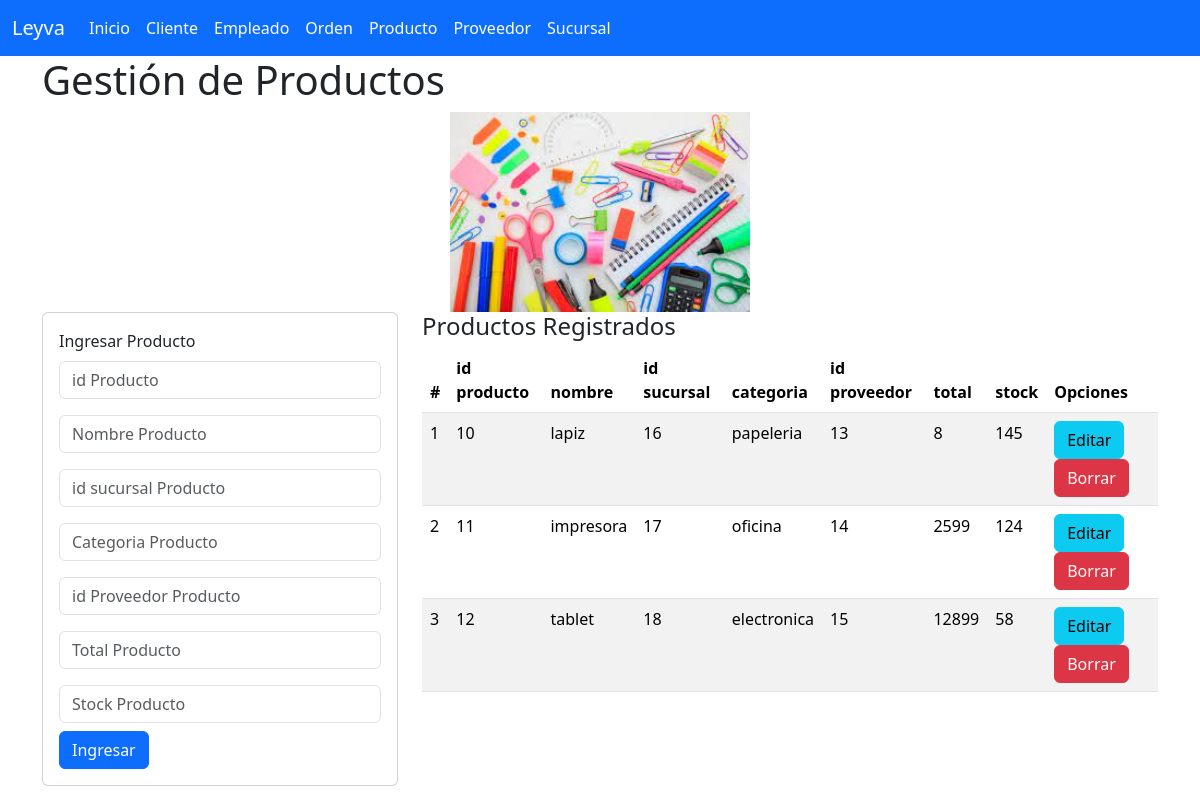
Page /gestionarProducto/ on the committed database.
### producto_app/models.py (models this page shows, shortened)
class Producto(models.Model):
    idproducto = models.CharField(primary_key=True, max_length=6)
    nombre = models.CharField(max_length=20)
    idsucursal = models.CharField(max_length=100)
    categoria = models.CharField(max_length=20)
    idproveedor = models.CharField(max_length=20)
    total = models.PositiveSmallIntegerField()
    stock = models.PositiveSmallIntegerField()

### producto_app/views.py (the view)
# urls.py: path("", views.inicio_vista, name="inicio_vista"),
def inicio_vista (request):
    losproductos=Producto.objects.all()
    return render(request,"gestionarProducto.html",{"losproductos":losproductos})

### producto_app/templates/gestionarProducto.html
{% extends "base.html" %}
{% block cuerpo %}
    <h1>Gestión de Productos</h1>
    {% load static %}
<div class="d-flex flex-column justify-content-center align-items-center">
    <img class="w-50" src="{% static 'img/producto.jpg' %}" alt="Office Depot" style="max-width: 300px;">
</div>
    <div class="row">
        <div class="col-sm-12 col-md-4 col-lg-4 col-xl-4">
            <div class="card">
            <div class="card-body">
            Ingresar Producto
              <form action="/registrarProducto/" method ="POST"> {% csrf_token %}
              <div class="form-group py-2">
                <input type="text" id="txtidproducto" name="txtidproducto"
                placeholder="id Producto" minlenght="1" maxlenght="6" required class="form-control">
              </div>
              <div class="form-group py-2">
                <input type="text" id="txtnombre" name="txtnombre"
                placeholder="Nombre Producto" minlenght="1" maxlenght="6" required class="form-control">
              </div>
              <div class="form-group py-2">
                <input type="text" id="txtidsucursal" name="txtidsucursal"
                placeholder="id sucursal Producto" minlenght="1" maxlenght="100" required class="form-control">
              </div>
              <div class="form-group py-2">
                <input type="text" id="txtcategoria" name="txtcategoria"
                placeholder="Categoria Producto" minlenght="1" maxlenght="6" required class="form-control">
              </div>
              <div class="form-group py-2">
                <input type="text" id="txtidproveedor" name="txtidproveedor"
                placeholder="id Proveedor Producto" minlenght="1" maxlenght="6" required class="form-control">
              </div>
              <div class="form-group py-2">
                <input type="number" id="numtotal" name="numtotal"
                placeholder="Total Producto" minlenght="1" maxlenght="6" required class="form-control">
              </div>
              <div class="form-group py-2">
                <input type="number" id="numstock" name="numstock"
                placeholder="Stock Producto" minlenght="1" maxlenght="6" required class="form-control">
              </div>
              <div class="form-group">
                <button type="submit" class="btn btn-primary">Ingresar</button>
              </div>
            </div>
          </div>
        </div>
    <div class="col-sm-12 col-md-8 col-xl-8">
      <h4>Productos Registrados</h4>
        <table class="table table-striped">
            <thead>
              <tr>
                <th scope="col">#</th>
                <th scope="col">id producto</th>
                <th scope="col">nombre</th>
                <th scope="col">id sucursal</th>
                <th scope="col">categoria</th>
                <th scope="col">id proveedor</th>
                <th scope="col">total</th>
                <th scope="col">stock</th>
                <th>Opciones</th>
              </tr>
            </thead>
            <tbody>
              {% for m in losproductos %}
            <tr>
              <td> {{forloop.counter}} </td>
              <td> {{m.idproducto}} </td>
              <td> {{m.nombre}} </td>
              <td> {{m.idsucursal}} </td>
              <td> {{m.categoria}} </td>
              <td> {{m.idproveedor}} </td>
              <td> {{m.total}} </td>
              <td> {{m.stock}} </td>
              <td>
                <a href="/seleccionarProducto/{{m.idproducto}}" class="btn btn-info">Editar</a>
                <a href="/borrarProducto/{{m.idproducto}}" class="btn btn-danger">Borrar</a>
              </td>
            </tr>
            {% empty %}
            <tr>
              <td colspan="9" class="text-center">No hay órdenes registradas.</td>
            </tr>
            {% endfor %}
            </tbody>
          </table>
    </div>
</div>
{% endblock %}

### templates/base.html (shortened to what this page needs)
{% load static %}
<!doctype html>
<html lang="es">
<head>
    <link href="https://cdn.jsdelivr.net/npm/bootstrap@5.3.3/dist/css/bootstrap.min.css" rel="stylesheet">
</head>
<body>
<nav class="navbar navbar-expand-lg bg-primary" data-bs-theme="dark">
    <div class="container-fluid">
        <a class="navbar-brand" href="#">Leyva</a>
        <div class="collapse navbar-collapse" id="navbarNav">
            <ul class="navbar-nav">
                <li class="nav-item">
                    <a class="nav-link active" aria-current="page" href="{% url 'inicio' %}">Inicio</a>
                </li>
                <li class="nav-item">
                    <a class="nav-link active" aria-current="page" href="{% url 'gestionarCliente' %}">Cliente</a>
                </li>
                <li class="nav-item">
                    <a class="nav-link active" aria-current="page" href="{% url 'gestionarEmpleado' %}">Empleado</a>
                </li>
                <li class="nav-item">
                    <a class="nav-link active" aria-current="page" href="{% url 'gestionarOrden' %}">Orden</a>
                </li>
                <li class="nav-item">
                    <a class="nav-link active" aria-current="page" href="{% url 'gestionarProducto' %}">Producto</a>
                </li>
                <li class="nav-item">
                    <a class="nav-link active" aria-current="page" href="{% url 'gestionarProveedor' %}">Proveedor</a>
                </li>
                <li class="nav-item">
                    <a class="nav-link active" aria-current="page" href="{% url 'gestionarSucursal' %}">Sucursal</a>
                </li>
            </ul>
        </div>
    </div>
</nav>
<div class="container">
    {% block cuerpo %}
    {% endblock %}
</div>
</body>
</html>

### rows in the picture
Producto: idproducto "10", nombre "lapiz", idsucursal "16", categoria "papeleria", idproveedor "13", total "8", stock "145"
Producto: idproducto "11", nombre "impresora", idsucursal "17", categoria "oficina", idproveedor "14", total "2599", stock "124"
Producto: idproducto "12", nombre "tablet", idsucursal "18", categoria "electronica", idproveedor "15", total "12899", stock "58"
